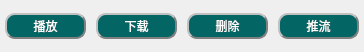
<?xml version="1.0" encoding="UTF-8"?>
<ui version="4.0">
 <class>ButtonGroup</class>
 <widget class="QWidget" name="ButtonGroup">
  <property name="geometry">
   <rect>
    <x>0</x>
    <y>0</y>
    <width>364</width>
    <height>52</height>
   </rect>
  </property>
  <property name="windowTitle">
   <string>Form</string>
  </property>
  <layout class="QHBoxLayout" name="horizontalLayout_2">
   <property name="leftMargin">
    <number>0</number>
   </property>
   <property name="topMargin">
    <number>0</number>
   </property>
   <property name="rightMargin">
    <number>0</number>
   </property>
   <property name="bottomMargin">
    <number>0</number>
   </property>
   <item>
    <widget class="QWidget" name="widget" native="true">
     <property name="styleSheet">
      <string notr="true">QPushButton{background-color: rgb(3, 101, 100);border:2px groove gray;border-radius:10px;padding:2px 4px;border-style: outset;color:rgb(255,255,255)}


QPushButton:pressed{background-color:rgb(25,25,112)}</string>
     </property>
     <layout class="QHBoxLayout" name="horizontalLayout">
      <property name="spacing">
       <number>10</number>
      </property>
      <property name="leftMargin">
       <number>5</number>
      </property>
      <property name="topMargin">
       <number>0</number>
      </property>
      <property name="rightMargin">
       <number>5</number>
      </property>
      <property name="bottomMargin">
       <number>0</number>
      </property>
      <item>
       <widget class="QPushButton" name="pushButton">
        <property name="text">
         <string>播放</string>
        </property>
       </widget>
      </item>
      <item>
       <widget class="QPushButton" name="pushButton_2">
        <property name="minimumSize">
         <size>
          <width>75</width>
          <height>0</height>
         </size>
        </property>
        <property name="text">
         <string>下载</string>
        </property>
       </widget>
      </item>
      <item>
       <widget class="QPushButton" name="pushButton_3">
        <property name="minimumSize">
         <size>
          <width>75</width>
          <height>0</height>
         </size>
        </property>
        <property name="text">
         <string>删除</string>
        </property>
       </widget>
      </item>
      <item>
       <widget class="QPushButton" name="pushButton_4">
        <property name="text">
         <string>推流</string>
        </property>
       </widget>
      </item>
     </layout>
    </widget>
   </item>
  </layout>
 </widget>
 <resources/>
 <connections/>
</ui>
